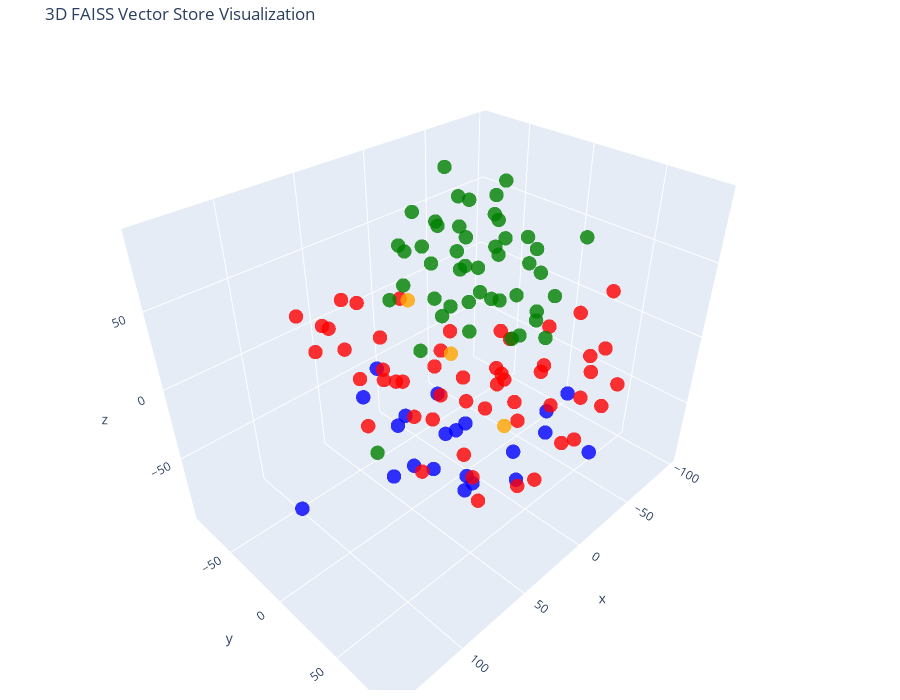

The cell this chart's notebook holds for it:
### Code cell
# Plotly 3D visualization

tsne = TSNE(n_components=3, random_state=42)
reduced_vectors = tsne.fit_transform(vectors)

# Create the 3D scatter plot
fig = go.Figure(data=[go.Scatter3d(
    x=reduced_vectors[:, 0],
    y=reduced_vectors[:, 1],
    z=reduced_vectors[:, 2],
    mode='markers',
    marker=dict(size=5, color=colors, opacity=0.8),
    text=[f"Type: {t}<br>Text: {d[:100]}..." for t, d in zip(doc_types, documents)],
    hoverinfo='text'
)])

fig.update_layout(
    title='3D FAISS Vector Store Visualization',
    scene=dict(xaxis_title='x', yaxis_title='y', zaxis_title='z'),
    width=900,
    height=700,
    margin=dict(r=20, b=10, l=10, t=40)
)

fig.show()

### Figure 1 — Plotly figure (JSON) as saved in the notebook; plotly's stock layout.template omitted (floating-point values rounded to 4 significant figures)
{"data": [{"hoverinfo": "text", "marker": {"color": ["blue", "blue", "blue", "blue", "blue", "blue", "blue", "blue", "blue", "blue", "blue", "blue", "blue", "blue", "blue", "blue", "blue", "blue", "blue", "blue", "blue", "red", "red", "red", "red", "red", "red", "red", "red", "red", "red", "red", "red", "red", "red", "red", "red", "red", "red", "red", "red", "red", "red", "red", "red", "red", "red", "red", "red", "red", "red", "red", "red", "red", "red", "red", "red", "red", "red", "red", "red", "red", "red", "red", "red", "red", "red", "red", "red", "red", "red", "red", "red", "orange", "orange", "orange", "green", "green", "green", "green", "green", "green", "green", "green", "green", "green", "green", "green", "green", "green", "green", "green", "green", "green", "green", "green", "green", "green", "green", "green", "green", "green", "green", "green", "green", "green", "green", "green", "green", "green", "green", "green", "green", "green", "green", "green", "green", "green", "green", "green", "green", "green", "green"], "opacity": 0.8, "size": 5}, "mode": "markers", "text": ["Type: products<br>Text: # Product Summary\n\n# Rellm: AI-Powered Enterprise Reinsurance Solution\n\n## Summary\n\nRellm is an inno...", "Type: products<br>Text: ### Seamless Integrations\nRellm's architecture is designed for effortless integration with existing ...", "Type: products<br>Text: ### Regulatory Compliance Tools\nRellm includes built-in compliance tracking features to help organiz...", "Type: products<br>Text: Join the growing number of organizations leveraging Rellm to enhance their reinsurance processes whi...", "Type: products<br>Text: Experience the future of reinsurance with Rellm, where innovation meets reliability. Let Insurellm h...", "Type: products<br>Text: # Product Summary\n\n# Markellm\n\n## Summary\n\nMarkellm is an innovative two-sided marketplace designed ...", "Type: products<br>Text: - **User-Friendly Interface**: Designed with user experience in mind, Markellm features an intuitive...", "Type: products<br>Text: - **Customer Support**: Our dedicated support team is always available to assist both consumers and ...", "Type: products<br>Text: ### For Insurance Companies:\n- **Basic Listing Fee**: $199/month for a featured listing on the platf...", "Type: products<br>Text: ### Q3 2025\n- Initiate a comprehensive marketing campaign targeting both consumers and insurers to i...", "Type: products<br>Text: # Product Summary\n\n# Homellm\n\n## Summary\nHomellm is an innovative home insurance product developed b...", "Type: products<br>Text: ### 2. Dynamic Pricing Model\nWith Homellm's innovative dynamic pricing model, insurance providers ca...", "Type: products<br>Text: ### 5. Multi-Channel Integration\nHomellm seamlessly integrates into existing insurance platforms, pr...", "Type: products<br>Text: - **Basic Tier:** Starting at $5,000/month for small insurers with basic integration features.\n- **S...", "Type: products<br>Text: All tiers include a comprehensive training program and ongoing updates to ensure optimal performance...", "Type: products<br>Text: With Homellm, Insurellm is committed to transforming the landscape of home insurance, ensuring both ...", "Type: products<br>Text: # Product Summary\n\n# Carllm\n\n## Summary\n\nCarllm is an innovative auto insurance product developed by...", "Type: products<br>Text: - **Instant Quoting**: With Carllm, insurance companies can offer near-instant quotes to customers, ...", "Type: products<br>Text: - **Mobile Integration**: Carllm is designed to work seamlessly with mobile applications, providing ...", "Type: products<br>Text: - **Professional Tier**: $2,500/month\n  - For medium-sized companies.\n  - All Basic Tier features pl...", "Type: products<br>Text: ### Q2 2025: Customer Experience Improvements\n- Launch of a new **mobile app** for end-users.\n- Intr...", "Type: contracts<br>Text: # Contract with GreenField Holdings for Markellm\n\n**Effective Date:** November 15, 2023  \n**Contract...", "Type: contracts<br>Text: ## Renewal\n1. **Automatic Renewal**: This contract will automatically renew for sequential one-year ...", "Type: contracts<br>Text: ## Features\n1. **AI-Powered Matching**: Access to advanced algorithms that connect GreenField Holdin...", "Type: contracts<br>Text: ## Support\n1. **Customer Support Access**: The Client will have access to dedicated support through ...", "Type: contracts<br>Text: **Signatures:**  \n_________________________                           _________________________  \n**...", "Type: contracts<br>Text: # Contract with Apex Reinsurance for Rellm: AI-Powered Enterprise Reinsurance Solution\n\n## Terms\n\n1....", "Type: contracts<br>Text: ## Renewal\n\n1. **Automatic Renewal**: This Agreement will automatically renew for successive one-yea...", "Type: contracts<br>Text: 2. **Seamless Integrations**: The architecture of Rellm allows for easy integration with existing sy...", "Type: contracts<br>Text: 1. **Technical Support**: Provider shall offer dedicated technical support to the Client via phone, ...", "Type: contracts<br>Text: **Insurellm, Inc.**  \n_____________________________  \nAuthorized Signature   \nDate: ________________...", "Type: contracts<br>Text: # Contract with Greenstone Insurance for Homellm\n\n---\n\n## Terms\n\n1. **Parties**: This Contract (\"Agr...", "Type: contracts<br>Text: 4. **Payment Terms**: \n   - The Customer shall pay an amount of $10,000 per month for the Standard T...", "Type: contracts<br>Text: ---\n\n## Features\n\n- **AI-Powered Risk Assessment**: Customer will have access to enhanced risk evalu...", "Type: contracts<br>Text: - **Customer Portal**: A dedicated portal will be provided, allowing the Customer's clients to manag...", "Type: contracts<br>Text: ______________________________  \n[Name], [Title]  \nDate: ______________________\n\n**For Greenstone In...", "Type: contracts<br>Text: # Contract with Roadway Insurance Inc. for Carllm\n\n---\n\n## Terms\n\n1. **Agreement Effective Date**: T...", "Type: contracts<br>Text: ---\n\n## Renewal\n\n1. **Automatic Renewal**: This agreement will automatically renew for an additional...", "Type: contracts<br>Text: ---\n\n## Features\n\n1. **Access to Core Features**: Roadway Insurance Inc. will have access to all Pro...", "Type: contracts<br>Text: ---\n\n## Support\n\n1. **Technical Support**: Roadway Insurance Inc. will receive priority technical su...", "Type: contracts<br>Text: # Contract with Stellar Insurance Co. for Rellm\n\n## Terms\nThis contract is made between **Insurellm*...", "Type: contracts<br>Text: ### Termination\nEither party may terminate this agreement with a **30-day written notice**. In the e...", "Type: contracts<br>Text: ## Features\nStellar Insurance Co. will receive access to the following features of the Rellm product...", "Type: contracts<br>Text: ## Support\nInsurellm provides Stellar Insurance Co. with the following support services:\n\n- **24/7 T...", "Type: contracts<br>Text: # Contract with TechDrive Insurance for Carllm\n\n**Contract Date:** October 1, 2024  \n**Contract Dura...", "Type: contracts<br>Text: ## Renewal\n\n1. **Automatic Renewal**: This contract shall automatically renew for additional one-yea...", "Type: contracts<br>Text: ## Support\n\n1. **Customer Support**: Insurellm will provide 24/7 customer support to TechDrive Insur...", "Type: contracts<br>Text: **TechDrive Insurance Representative:**  \nName: Sarah Johnson  \nTitle: Operations Director  \nDate: _...", "Type: contracts<br>Text: # Contract with Belvedere Insurance for Markellm\n\n## Terms\nThis Contract (\"Agreement\") is made and e...", "Type: contracts<br>Text: ## Renewal\n1. **Renewal Terms**: This Agreement may be renewed for additional one-year terms upon mu...", "Type: contracts<br>Text: ## Features\n1. **AI-Powered Matching**: Belvedere Insurance will benefit from Markellm's AI-powered ...", "Type: contracts<br>Text: ## Support\n1. **Technical Support**: Technical support will be available from 9 AM to 7 PM EST, Mond...", "Type: contracts<br>Text: **Belvedere Insurance**  \nSignature: ______________________  \nName: [Authorized Signatory]  \nTitle: ...", "Type: contracts<br>Text: # Contract with Velocity Auto Solutions for Carllm\n\n**Contract Date:** October 1, 2023  \n**Contract ...", "Type: contracts<br>Text: ## Renewal\n\n1. **Automatic Renewal**: This contract will automatically renew for successive 12-month...", "Type: contracts<br>Text: ## Support\n\n1. **Customer Support**: Velocity Auto Solutions will have access to Insurellm’s custome...", "Type: contracts<br>Text: # Contract with GreenValley Insurance for Homellm\n\n**Contract Date:** October 6, 2023  \n**Contract N...", "Type: contracts<br>Text: 4. **Confidentiality:** Both parties agree to maintain the confidentiality of proprietary informatio...", "Type: contracts<br>Text: 1. **AI-Powered Risk Assessment:** Access to advanced AI algorithms for real-time risk evaluations.\n...", "Type: contracts<br>Text: 3. **Regular Updates:** Insurellm will offer ongoing updates and enhancements to the Homellm platfor...", "Type: contracts<br>Text: # Contract with EverGuard Insurance for Rellm: AI-Powered Enterprise Reinsurance Solution\n\n**Contrac...", "Type: contracts<br>Text: 4. **Usage Rights**: EverGuard Insurance is granted a non-exclusive, non-transferable license to acc...", "Type: contracts<br>Text: 1. **Core Functionality**: Rellm provides EverGuard Insurance with advanced AI-driven analytics, sea...", "Type: contracts<br>Text: 1. **Customer Support**: Insurellm will provide EverGuard Insurance with 24/7 customer support, incl...", "Type: contracts<br>Text: ---\n\n**Signatures**  \n**For Insurellm**: __________________________  \n**Name**: John Smith  \n**Title...", "Type: contracts<br>Text: # Contract with BrightWay Solutions for Markellm\n\n**Contract Date:** October 5, 2023  \n**Contract ID...", "Type: contracts<br>Text: 3. **Service Level Agreement (SLA):**  \n   Insurellm commits to a 99.9% uptime for the platform with...", "Type: contracts<br>Text: 2. **Real-Time Quote Availability:**  \n   Consumers sourced via BrightWay Solutions will receive rea...", "Type: contracts<br>Text: 3. **Training and Onboarding:**  \n   Insurellm agrees to provide one free training session on how to...", "Type: contracts<br>Text: # Contract with Pinnacle Insurance Co. for Homellm\n\n## Terms\nThis contract (\"Contract\") is entered i...", "Type: contracts<br>Text: ## Renewal\n1. **Renewal Terms**: At the end of the initial term, this Contract shall automatically r...", "Type: contracts<br>Text: ## Features\n1. **AI-Powered Risk Assessment**: Utilized for tailored underwriting decisions specific...", "Type: contracts<br>Text: ## Support\n1. **Technical Support**: Insurellm shall provide 24/7 technical support via an email and...", "Type: company<br>Text: # Overview of Insurellm\n\nInsurellm is an innovative insurance tech firm with 200 employees across th...", "Type: company<br>Text: # Careers at Insurellm\n\nInsurellm is hiring! We are looking for talented software engineers, data sc...", "Type: company<br>Text: # About Insurellm\n\nInsurellm was founded by Avery Lancaster in 2015 as an insurance tech startup des...", "Type: employees<br>Text: # HR Record\n\n# Alex Chen\n\n## Summary\n- **Date of Birth:** March 15, 1990  \n- **Job Title:** Backend ...", "Type: employees<br>Text: ## Annual Performance History\n- **2020:**  \n  - Completed onboarding successfully.  \n  - Met expecta...", "Type: employees<br>Text: ## Compensation History\n- **2020:** Base Salary: $80,000  \n- **2021:** Base Salary Increase to $90,0...", "Type: employees<br>Text: Alex Chen continues to be a vital asset at Insurellm, contributing significantly to innovative backe...", "Type: employees<br>Text: # HR Record\n\n# Oliver Spencer\n\n## Summary\n- **Date of Birth**: May 14, 1990  \n- **Job Title**: Backe...", "Type: employees<br>Text: ## Annual Performance History\n- **2018**: **3/5** - Adaptable team player but still learning to take...", "Type: employees<br>Text: ## Compensation History\n- **March 2018**: Initial salary of $80,000.\n- **July 2019**: Salary increas...", "Type: employees<br>Text: # HR Record\n\n# Emily Tran\n\n## Summary\n- **Date of Birth:** March 18, 1991  \n- **Job Title:** Digital...", "Type: employees<br>Text: - **January 2017 - May 2018**: Marketing Intern  \n  - Supported the Marketing team by collaborating ...", "Type: employees<br>Text: - **2021**:  \n  - Performance Rating: Meets Expectations  \n  - Key Achievements: Contributed to the ...", "Type: employees<br>Text: - **Professional Development Goals**:  \n  - Emily Tran aims to become a Marketing Manager within the...", "Type: employees<br>Text: # HR Record\n\n# Jordan Blake\n\n## Summary\n- **Date of Birth:** March 15, 1993  \n- **Job Title:** Sales...", "Type: employees<br>Text: ## Annual Performance History\n- **2021:** First year at Insurellm; achieved 90% of monthly targets. ...", "Type: employees<br>Text: ## Other HR Notes\n- Jordan has shown an interest in continuing education, actively participating in ...", "Type: employees<br>Text: # Avery Lancaster\n\n## Summary\n- **Date of Birth**: March 15, 1985  \n- **Job Title**: Co-Founder & Ch...", "Type: employees<br>Text: - **2010 - 2013**: Business Analyst at Edge Analytics  \n  Prior to joining Innovate, Avery worked as...", "Type: employees<br>Text: - **2018**: **Exceeds Expectations**  \n  Under Avery’s pivoted vision, Insurellm launched two new su...", "Type: employees<br>Text: - **2022**: **Satisfactory**  \n  Avery focused on rebuilding team dynamics and addressing employee c...", "Type: employees<br>Text: ## Compensation History\n- **2015**: $150,000 base salary + Significant equity stake  \n- **2016**: $1...", "Type: employees<br>Text: ## Other HR Notes\n- **Professional Development**: Avery has actively participated in leadership trai...", "Type: employees<br>Text: # HR Record\n\n# Maxine Thompson\n\n## Summary\n- **Date of Birth:** January 15, 1991  \n- **Job Title:** ...", "Type: employees<br>Text: ## Insurellm Career Progression\n- **January 2017 - October 2018**: **Junior Data Engineer**  \n  * Ma...", "Type: employees<br>Text: ## Annual Performance History\n- **2017**: *Meets Expectations*  \n  Maxine showed potential in her ro...", "Type: employees<br>Text: - **2021**: *Exceeds Expectations*  \n  Maxine spearheaded the transition to a new data warehousing s...", "Type: employees<br>Text: ## Compensation History\n- **2017**: $70,000 (Junior Data Engineer)  \n- **2018**: $75,000 (Junior Dat...", "Type: employees<br>Text: # Samantha Greene\n\n## Summary\n- **Date of Birth:** October 14, 1990\n- **Job Title:** HR Generalist\n-...", "Type: employees<br>Text: ## Annual Performance History\n- **2020:** Exceeds Expectations  \n  Samantha Greene demonstrated exce...", "Type: employees<br>Text: ## Compensation History\n- **2020:** Base Salary - $55,000  \n  The entry-level salary matched industr...", "Type: employees<br>Text: - **2023:** Base Salary - $70,000  \n  Recognized for substantial improvement in employee relations m...", "Type: employees<br>Text: # HR Record\n\n# Alex Thomson\n\n## Summary\n- **Date of Birth:** March 15, 1995  \n- **Job Title:** Sales...", "Type: employees<br>Text: ## Annual Performance History  \n- **2022** - Rated as \"Exceeds Expectations.\" Alex Thomson achieved ...", "Type: employees<br>Text: ## Other HR Notes\n- Alex Thomson is an active member of the Diversity and Inclusion committee at Ins...", "Type: employees<br>Text: # HR Record\n\n# Samuel Trenton\n\n## Summary\n- **Date of Birth:** April 12, 1989  \n- **Job Title:** Sen...", "Type: employees<br>Text: ## Annual Performance History\n- **2023:** Rating: 4.5/5  \n  *Samuel exceeded expectations, successfu...", "Type: employees<br>Text: ## Compensation History\n- **2023:** Base Salary: $115,000 + Bonus: $15,000  \n  *Annual bonus based o...", "Type: employees<br>Text: - **Engagement in Company Culture:** Regularly participates in team-building events and contributes ...", "Type: employees<br>Text: # HR Record\n\n# Alex Harper\n\n## Summary\n- **Date of Birth**: March 15, 1993  \n- **Job Title**: Sales ...", "Type: employees<br>Text: ## Annual Performance History  \n- **2021**:  \n  - **Performance Rating**: 4.5/5  \n  - **Key Achievem...", "Type: employees<br>Text: - **2022**:  \n  - **Base Salary**: $65,000 (Promotion to Senior SDR)  \n  - **Bonus**: $13,000 (20% o...", "Type: employees<br>Text: # HR Record\n\n# Jordan K. Bishop\n\n## Summary\n- **Date of Birth:** March 15, 1990\n- **Job Title:** Fro...", "Type: employees<br>Text: ## Annual Performance History\n- **2019:** Exceeds Expectations - Continuously delivered high-quality...", "Type: employees<br>Text: ## Compensation History\n- **June 2018:** Starting Salary - $85,000\n- **June 2019:** Salary Increase ...", "Type: employees<br>Text: ## Other HR Notes\n- Jordan K. Bishop has been an integral part of club initiatives, including the In...", "Type: employees<br>Text: # HR Record\n\n# Emily Carter\n\n## Summary\n- **Date of Birth:** August 12, 1990  \n- **Job Title:** Acco...", "Type: employees<br>Text: - **2017-2019:** Marketing Intern  \n  - Assisted with market research and campaign development for s...", "Type: employees<br>Text: ## Compensation History\n| Year | Base Salary | Bonus         | Total Compensation |\n|------|--------...", "Type: employees<br>Text: Emily Carter exemplifies the kind of talent that drives Insurellm's success and is an invaluable ass..."], "type": "scatter3d", "x": [47.66, 33.16, 50.26, 8.041, 71.84, 23.07, 142.8, 41.77, 20.28, -1.73, -53.5, -29.46, -7.835, 15.23, -2.705, -12.36, 25.3, 8.806, 27.45, 33.45, 0.9853, 47.11, 76.5, -59.26, 32.76, 82.74, 60.1, -18.77, 26.51, 29.06, 79.39, -12.66, 28.86, -31.05, 4.493, 82.74, 92.35, 83.8, 47.79, 38.26, 35.33, 53.84, 63.48, 40.07, 69.05, 61.51, 40.11, 22.64, 34.61, 56.88, 24.26, 16.1, 58.14, 77.26, 65.32, 47.14, -24.06, -27.0, -35.33, -11.69, -23.05, -7.746, 14.62, 8.498, -2.416, 32.07, 49.59, 51.42, -97.53, 1.414, 70.02, -40.92, 6.186, -24.43, 29.11, -1.144, -42.02, -58.66, 37.47, 21.38, -51.6, -82.24, -97.6, -10.2, -8.045, -41.65, -21.72, -13.76, -21.69, -10.05, -4.117, -35.39, -44.63, -38.65, -72.97, -14.14, -25.33, -71.98, -76.91, -64.15, -77.07, -58.03, -65.21, -70.3, -49.26, -13.81, -52.54, -39.19, -43.54, -71.32, -66.1, -77.88, -24.43, -46.04, -42.17, -28.35, -66.88, -92.55, -9.758, -19.26, -9.851, -42.94, 24.74], "y": [0.2707, 12.53, -9.998, 4.756, 9.788, -33.9, 25.56, -52.24, -63.57, -29.75, 35.67, 37.88, 53.95, 52.88, 35.19, 81.98, -6.152, 7.476, 23.33, 35.18, -10.06, -74.51, 74.23, 66.5, -79.7, -38.17, 7.172, 6.083, 1.712, 59.04, -58.22, 65.58, 76.0, 59.16, 64.54, -29.3, 16.01, 46.42, 41.21, 33.26, 78.96, 81.42, 54.55, 54.94, 2.289, 16.96, 10.92, 5.414, -61.02, 86.45, -34.0, 43.04, -44.23, 21.58, 35.26, 22.97, 76.22, 67.25, 57.22, 86.12, 38.96, 20.87, 26.2, 32.13, 20.82, -44.15, -21.75, -41.44, 31.78, 83.52, 72.48, 43.61, 59.04, 9.093, -21.46, -17.09, -18.35, -16.77, -46.92, -36.65, -22.09, -15.7, -36.98, -67.16, -66.85, -73.06, -66.73, -18.08, -45.49, 10.11, -20.66, -9.162, 12.85, 5.586, -79.11, -6.324, -46.91, -19.28, 1.945, -1.108, -41.99, -67.25, -20.24, -77.77, -79.41, -41.21, -49.85, 13.78, -43.94, -47.29, -55.69, 20.69, -35.47, -44.92, -45.04, -8.964, 4.714, -63.96, 6.598, -69.17, -83.13, -77.39, -13.84], "z": [-63.9, -40.18, -37.16, -51.43, -50.18, -58.9, -13.26, -43.71, -38.11, -52.28, -44.72, -44.26, -38.92, -61.76, -62.35, -39.46, -85.44, -93.43, -82.39, -64.26, -69.96, -0.1517, -4.633, -24.23, -24.93, 17.31, 60.39, -34.73, -21.24, 6.831, 29.8, 45.92, -37.02, -55.17, -5.966, 38.06, 2.5, -14.44, -29.13, -1.727, 39.55, 21.6, 38.1, 32.03, 12.32, -8.523, 10.99, 23.34, 18.48, -15.44, -31.11, 32.66, 37.37, 25.67, 2.423, 30.57, 23.3, 1.782, -26.42, -3.406, 20.88, -17.6, -23.92, 0.6999, 19.09, 0.5093, -2.977, -18.9, 10.58, 34.4, -26.23, -73.58, 18.8, -69.95, 34.6, -14.17, 61.05, -29.84, -89.63, 60.35, 81.61, -25.33, 4.583, 34.23, 11.06, -15.16, -45.8, 59.65, -8.498, 60.2, 16.83, 12.71, 10.28, -7.692, -6.835, 28.36, 90.3, 39.33, 3.215, 23.93, 28.82, 56.29, -0.4361, 27.62, 37.6, 59.04, -36.34, 54.51, 65.45, -16.96, 5.946, 50.9, 40.68, -7.897, 20.44, 83.56, -23.03, 9.367, 83.05, 57.18, -7.309, 9.803, 68.97]}], "layout": {"height": 700, "margin": {"b": 10, "l": 10, "r": 20, "t": 40}, "scene": {"xaxis": {"title": {"text": "x"}}, "yaxis": {"title": {"text": "y"}}, "zaxis": {"title": {"text": "z"}}}, "title": {"text": "3D FAISS Vector Store Visualization"}, "width": 900}}
